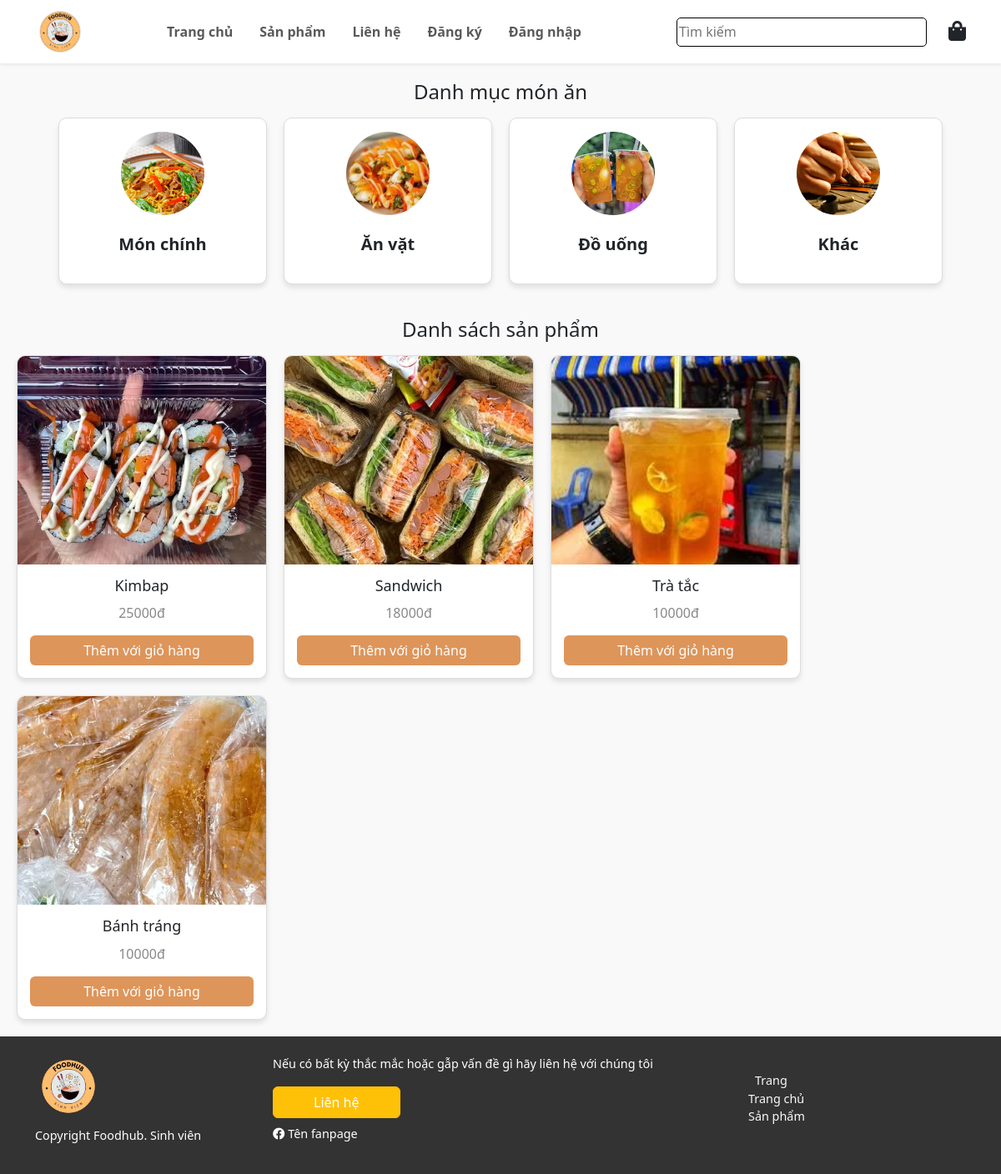
The page /index.php?act=product on the database its author committed.
### tables this page shows
CREATE TABLE `categories` (
  `id` int(11) NOT NULL,
  `name` varchar(255) NOT NULL,
  `image` varchar(255) NOT NULL
);

CREATE TABLE `products` (
  `id` int(11) NOT NULL,
  `name` varchar(255) NOT NULL,
  `price` int(11) NOT NULL,
  `description` varchar(255) DEFAULT NULL,
  `image` varchar(255) NOT NULL,
  `id_category` int(11) NOT NULL,
  `seller_id` int(11) NOT NULL
);

### controllers/sanphamController.php (called while the page is built, shortened)
<?php
require_once "models/sanphamModel.php";
class sanphamController
{
    public function index($id = null)
    {
        $sanphamModel = new sanphamModel();
        $id = $_GET['id'] ?? '';
        $products = $sanphamModel->show();
        $categories = $sanphamModel->showCate();
        if ($id) {
            $categoryProducts = $sanphamModel->showCateOne($id);
            $allProducts = empty($categoryProducts) ? [] : $categoryProducts;
            $categoryMessage = empty($categoryProducts) ? "Không có sản phẩm trong danh mục này." : null;
        } else {
            $allProducts = $products;
        }
        require_once 'views/sanpham.php';
    }
}

### models/Database.php (called while the page is built, shortened)
<?php
class Database
{
  private $servername = 'localhost';
  private $database = 'knlv';
  private $username = 'root';
  private $password = '';
  private $charset = "utf8mb4";
  private $pdo;
  public function __construct()
  {
    try {
      $dsn = "mysql:host=$this->servername;dbname=$this->database;charset=$this->charset";
      $this->pdo = new PDO($dsn, $this->username, $this->password);
      $this->pdo->setAttribute(PDO::ATTR_ERRMODE, PDO::ERRMODE_EXCEPTION);
    } catch (PDOException $e) {
      echo "Connection failed: " . $e->getMessage();
    }
  }
  public function query($sql, $params = []) {
    try {
        $stmt = $this->pdo->prepare($sql);
        $stmt->execute($params);
        return $stmt;
    } catch (PDOException $e) {
        throw new PDOException($e->getMessage());
    }
}
  public function getAll($sql, $params = []) {
    $stmt = $this->query($sql, $params);
    return $stmt->fetchAll(PDO::FETCH_ASSOC);
}
}

### models/sanphamModel.php (called while the page is built, shortened)
<?php
require_once "Database.php";
class sanphamModel
{
    public $sanpham;
    function __construct()
    {
        $this->sanpham = new Database;
    }
    function show()
    {
        $sql = "SELECT * FROM products";
        return $this->sanpham->getAll($sql);
    }
    function showCate()
    {
        $sql = "SELECT * FROM categories";
        return $this->sanpham->getAll($sql);
    }
    }

### views/sanpham.php (the view, shortened to what this page needs)
<main class="sanpham">
  <h4 class="text-center pb-2">Danh mục món ăn</h4>
  <div class="category-container">
  <?php foreach ($categories as $cate): ?>
    <div class="category-item">
      <a href="index.php?act=product&id=<?= $cate['id'] ?>" class="text-decoration-none text-dark">
        <img src="public/img/<?= $cate['image'] ?>" alt="Món chính">
        <p class="fw-semibold fs-5"><?= $cate['name'] ?></p>
      </a>
    </div>
    <?php endforeach; ?>
  </div>
  <h4 class="text-center pb-2">Danh sách sản phẩm</h4>
  <div class="product-container">
    <?php foreach ($allProducts as $sp): ?>
      <form action="index.php?act=cart" method="post">
      <div class="product-item">
        <a href="index.php?act=detail&id=<?= $sp['id'] ?>" class="text-decoration-none text-dark">
          <img src="public/img/product/<?= $sp['image'] ?>" alt="Bánh tráng trộn">
          <div class="product-info">
            <h3><?= $sp['name'] ?></h3>
            <p><?= $sp['price'] ?>đ</p>
            <input type="submit"name="addtocart" value="Thêm với giỏ hàng" class="btn btn-custom w-100">
            </div>
        </a>
      </div>
      </form>
    <?php endforeach; ?>
  </div>
</main>

### views/header.php (shortened to what this page needs)
<!DOCTYPE html>
<html lang="en">
<head>
    <link href="https://cdn.jsdelivr.net/npm/bootstrap@5.3.3/dist/css/bootstrap.min.css" rel="stylesheet">
    <link href="https://cdnjs.cloudflare.com/ajax/libs/font-awesome/5.15.4/css/all.min.css" rel="stylesheet">
    <link rel="stylesheet" href="./public/css/css.css">
</head>
<body>
    <nav class="navbar navbar-expand-lg navbar-light bg-white shadow-sm">
        <div class="container">
            <a href="index.php?act=home"><img class="logo" src="public/img/logo/z6215359941229_754e80e8136e728fe0d8a2fe90863d90-removebg-preview.png" alt="Foodhub Logo"></a>
            <div class="collapse navbar-collapse" id="navbarNav">
                <ul class="navbar-nav w-100 justify-content-center fw-semibold">
                    <li class="nav-item me-3"><a class="nav-link" href="index.php?act=home">Trang chủ</a></li>
                    <li class="nav-item me-3"><a class="nav-link" href="index.php?act=product">Sản phẩm</a></li>
                    <li class="nav-item me-3"><a class="nav-link" href="index.php?act=contact">Liên hệ</a></li>
                    <?php if(!isset($_SESSION['user'])):?>
                        <li class="nav-item me-3"><a class="nav-link" href="index.php?act=signup">Đăng ký</a></li>
                        <li class="nav-item me-3"><a class="nav-link" href="index.php?act=login">Đăng nhập</a></li>
                    <?php endif; ?>
                </ul>
                <div class="d-flex align-items-center">
                    <input type="search" class="search" placeholder="Tìm kiếm">
                    <a class="nav-link ms-3" href="index.php?act=cart">
                        <i class="fa fa-shopping-bag fs-4"></i>
                    </a>
                </div>
            </div>
        </div>
    </nav>

### index.php (shortened to what this page needs)
<?php
require "views/header.php";
$act = isset($_GET['act']) ? $_GET['act'] : 'home';
switch ($act) {
    case 'product':
        require_once 'controllers/sanphamController.php';
        $controller = new sanphamController();
        $controller->index($id);
        break;
}
require "views/footer.php";
?>

### views/footer.php
<footer class="footer">
        <div class="container">
            <div class="row text-center text-md-start align-items-center">
                <div class="col-12 col-md-3 mb-3 mb-md-0">
                    <img class="logo mb-2" src="public/img/logo/z6215359941229_754e80e8136e728fe0d8a2fe90863d90-removebg-preview.png" alt="Foodhub Logo">
                    <p>Copyright Foodhub. Sinh viên</p>
                </div>
                <div class="col-12 col-md-6 mb-3 mb-md-0">
                    <p>Nếu có bất kỳ thắc mắc hoặc gẫp vấn đề gì hãy liên hệ với chúng tôi</p>
                    <a href="#" class="btn btn-warning pe-5 ps-5 text-white">Liên hệ</a>
                    <p class="mt-2"><i class="fab fa-facebook"></i> Tên fanpage</p>
                </div>
                <div class="col-12 col-md-3">
                    <ul class="list-unstyled">
                        <li><a href="#" class="text-decoration-none text-light ms-2">Trang</a></li>
                        <li><a href="#" class="text-decoration-none text-light">Trang chủ</a></li>
                        <li><a href="#" class="text-decoration-none text-light">Sản phẩm</a></li>
                    </ul>
                </div>
            </div>
        </div>
    </footer>
</body>
</html>

### public/css/css.css (style rules this page uses)
.footer { background-color: #333; color: white; padding: 20px 0; font-size: 0.9rem; }
.footer .logo { max-width: 80px; }
.footer a { color: #FF8C00; text-decoration: none; }
.search { margin-left: auto; margin-right: 10px; width: 300px; height: 35px; border: 1px solid black; border-radius: 5px; }
.logo { max-width: 60px; height: auto; }
.sanpham { background-color: #f9f9f9; padding: 20px; }
.category-container { display: flex; justify-content: center; gap: 20px; margin-bottom: 40px; }
.category-item { background-color: white; border: 1px solid #ddd; border-radius: 10px; width: 250px; height: 200px; display: flex; flex-direction: column; align-items: center; justify-content: center; box-shadow: 0 4px 6px rgba(0, 0, 0, 0.1); transition: transform 0.2s ease; text-align: center; }
.category-item img { width: 100px; height: 100px; margin-bottom: 20px; border-radius: 50%; object-fit: cover; }
.product-container { display: grid; grid-template-columns: repeat(auto-fit, minmax(250px, 1fr)); }
.product-item { background-color: white; border: 1px solid #ddd; border-radius: 10px; overflow: hidden; min-width: 300px; box-shadow: 0 4px 6px rgba(0, 0, 0, 0.1); transition: transform 0.2s ease; }
.product-item img { width: 100%; height: 250px; object-fit: cover; }
.product-info { padding: 15px; text-align: center; }
.product-info h3 { font-size: 18px; margin-bottom: 10px; }
.product-info p { font-size: 16px; color: #888; margin-bottom: 15px; }
.product-container { margin: 0 auto; display: flex; flex-wrap: wrap; gap: 20px; }
body { background-color: #f9f9f9; }
.btn-custom { background-color: #DE955A; color: white; border: none; }

### rows shown on the page
categories: image (picture), name "Món chính"
categories: image (picture), name "Ăn vặt"
categories: image (picture), name "Đồ uống"
categories: image (picture), name "Khác"
products: image (picture), name "Kimbap", price "25000"
products: image (picture), name "Sandwich", price "18000"
products: image (picture), name "Trà tắc", price "10000"
products: image (picture), name "Bánh tráng", price "10000"
